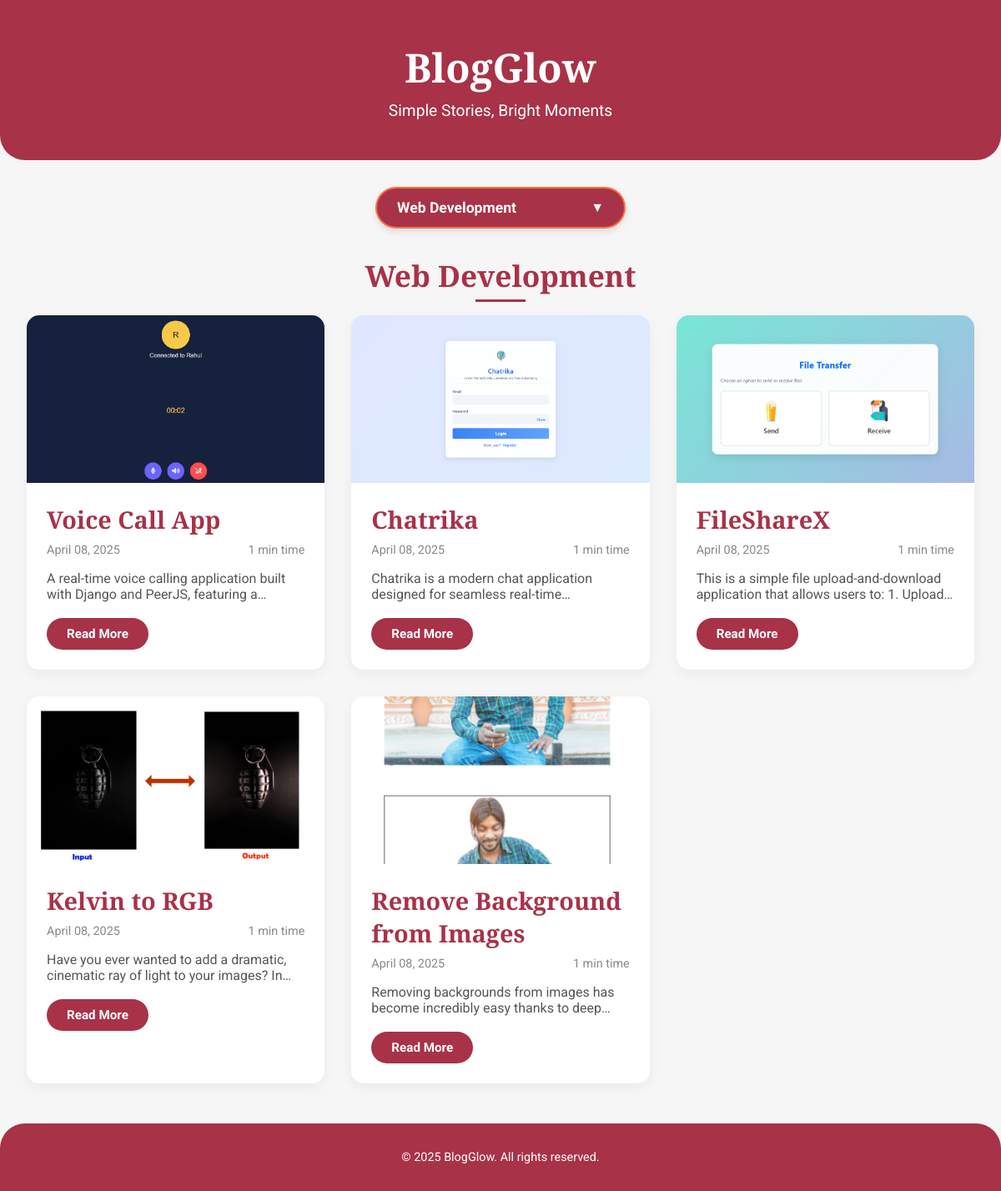
Page /api/ on the committed database.
### app/models.py (models this page shows, shortened)
class Project(models.Model):
    CATEGORY_CHOICES = (
        ('web', 'Web Development'),
        ('data', 'Data Analytics'),
        ('cloud', 'Clouds'),
    )
    title = models.CharField(max_length=200)
    description = models.TextField()
    image = models.ImageField(upload_to='project_images/', blank=True, null=True)
    technologies_used = models.TextField(blank=True)
    issues_faced = models.TextField(blank=True)
    category = models.CharField(max_length=50, choices=CATEGORY_CHOICES, default='web')  # Added category field
    created_at = models.DateTimeField(auto_now_add=True)
    updated_at = models.DateTimeField(auto_now=True)

### app/views.py (the view)
# urls.py: 2. Add a URL to urlpatterns:  path('', views.home, name='home')
def home(request):
    web_projects = Project.objects.filter(category='web')
    data_projects = Project.objects.filter(category='data')
    cloud_projects = Project.objects.filter(category='cloud')
    for project in web_projects:
        if not hasattr(project, 'read_time'):
            word_count = len(project.description.split())
            project.read_time = max(1, round(word_count / 200))  # 200 words per minute
    for project in data_projects:
        if not hasattr(project, 'read_time'):
            word_count = len(project.description.split())
            project.read_time = max(1, round(word_count / 200))
    for project in cloud_projects:
        if not hasattr(project, 'read_time'):
            word_count = len(project.description.split())
            project.read_time = max(1, round(word_count / 200))
    return render(request, 'home.html', {
        'web_projects': web_projects,
        'data_projects': data_projects,
        'cloud_projects': cloud_projects,
    })

### app/templates/home.html (shortened to what this page needs)
<!DOCTYPE html>
<html lang="en">
<head>
</head>
<body>
    <header class="header">
        <h1>BlogGlow</h1>
        <p>Simple Stories, Bright Moments</p>
    </header>
    <div class="container">
        <div class="dropdown-container">
            <div class="custom-select">
                <div class="select-trigger" data-value="web">Web Development</div>
            </div>
        </div>
        <div class="category-section active" id="webSection">
            <h2 class="category-title">Web Development</h2>
            <div class="blog-grid">
                {% for project in web_projects %}
                    <article class="blog-post">
                        {% if project.image %}
                            <div class="blog-image">
                                <img src="{{ project.image.url }}" alt="{{ project.title }}">
                            </div>
                        {% endif %}
                        <div class="blog-content">
                            <h2 class="blog-title">{{ project.title }}</h2>
                            <div class="blog-meta">
                                <span>{{ project.created_at|date:"F d, Y" }}</span>
                                <span>{{ project.read_time }} min time</span>
                            </div>
                            <p class="blog-excerpt">{{ project.description }}</p>
                            <a href="{% url 'project-detail' project.id %}" class="read-more">Read More</a>
                        </div>
                    </article>
                {% endfor %}
            </div>
        </div>
    </div>
    <footer class="footer">
        <p>© 2025 BlogGlow. All rights reserved.</p>
    </footer>
</body>
</html>

### app/templates/home.html (style rules this page uses)
* { margin: 0; padding: 0; box-sizing: border-box; }
body { font-family: 'Roboto', sans-serif; background: #f5f6f5; color: #333; }
.header { background: #a83248; padding: 3rem 2rem; text-align: center; color: #fff; border-bottom-left-radius: 30px; border-bottom-right-radius: 30px; }
.header h1 { font-family: 'Playfair Display', serif; font-size: clamp(1.8rem, 5vw, 3rem); font-weight: 700; }
.header p { font-size: clamp(1rem, 3vw, 1.2rem); margin-top: 0.5rem; font-weight: 400; }
.container { max-width: 1200px; margin: 2rem auto; padding: 0 clamp(1rem, 3vw, 2rem); }
.category-section { margin-bottom: 3rem; display: none; }
.category-section.active { display: block; }
.category-title { font-family: 'Playfair Display', serif; font-size: clamp(1.6rem, 4vw, 2.2rem); color: #a83248; margin-bottom: 1.5rem; text-align: center; position: relative; }
.category-title::after { content: ''; width: 60px; height: 3px; background: #a83248; position: absolute; bottom: -8px; left: 50%; transform: translateX(-50%); }
.dropdown-container { text-align: center; margin-bottom: 2rem; }
.custom-select { position: relative; display: inline-block; width: clamp(200px, 50vw, 300px); }
.select-trigger { display: flex; align-items: center; justify-content: space-between; padding: clamp(0.6rem, 2vw, 0.8rem) clamp(1rem, 2vw, 1.5rem); font-family: 'Roboto', sans-serif; font-size: clamp(0.9rem, 2.5vw, 1.1rem); font-weight: 700; color: #fff; background: #a83248; border: 2px solid #ff7043; border-radius: 25px; box-shadow: 0 4px 10px rgba(0, 0, 0, 0.1); cursor: pointer; transition: all 0.3s ease; }
.select-trigger::after { content: '\25BC'; font-size: clamp(0.8rem, 2vw, 1rem); color: #fff; }
.blog-grid { display: grid; grid-template-columns: repeat(auto-fit, minmax(clamp(260px, 30vw, 320px), 1fr)); gap: clamp(1rem, 3vw, 2rem); }
.blog-post { background: #fff; border-radius: 15px; overflow: hidden; box-shadow: 0 5px 15px rgba(0, 0, 0, 0.05); transition: transform 0.3s ease, box-shadow 0.3s ease; }
.blog-image { position: relative; padding-top: 56.25%; overflow: hidden; background: #eee; }
.blog-image img { position: absolute; top: 0; left: 0; width: 100%; height: 100%; object-fit: cover; object-position: center; transition: transform 0.3s ease; }
.blog-content { padding: clamp(1rem, 2vw, 1.5rem); }
.blog-title { font-family: 'Playfair Display', serif; font-size: clamp(1.4rem, 3vw, 1.8rem); font-weight: 700; color: #a83248; margin-bottom: 0.6rem; }
.blog-meta { font-size: clamp(0.8rem, 2vw, 0.9rem); color: #888; margin-bottom: 1rem; display: flex; justify-content: space-between; }
.blog-excerpt { color: #555; font-size: clamp(0.9rem, 2.5vw, 1rem); margin-bottom: 1.2rem; display: -webkit-box; -webkit-line-clamp: 2; -webkit-box-orient: vertical; overflow: hidden; }
.read-more { display: inline-block; padding: clamp(0.5rem, 1.5vw, 0.6rem) clamp(1rem, 2vw, 1.5rem); background: #a83248; color: #fff; text-decoration: none; border-radius: 25px; font-family: 'Roboto', sans-serif; font-weight: 700; font-size: clamp(0.85rem, 2vw, 0.95rem); transition: background 0.3s ease, transform 0.3s ease; }
.footer { background: #a83248; color: #fff; text-align: center; padding: clamp(1.5rem, 3vw, 2rem); margin-top: 3rem; border-top-left-radius: 30px; border-top-right-radius: 30px; }
.footer p { font-size: clamp(0.8rem, 2vw, 0.9rem); }

### rows in the picture
Project: image (picture), title "Voice Call App", created_at "April 08, 2025", read_time "1", description "A real-time voice calling application built with Django and PeerJS, featuring…"
Project: image (picture), title "Chatrika", created_at "April 08, 2025", read_time "1", description "Chatrika is a modern chat application designed for seamless…"
Project: image (picture), title "FileShareX", created_at "April 08, 2025", read_time "1", description "This is a simple file upload-and-download application that allows users to: 1.…"
Project: image (picture), title "Kelvin to RGB", created_at "April 08, 2025", read_time "1", description "Have you ever wanted to add a dramatic, cinematic ray of light to your images?…"
Project: image (picture), title "Remove Background from Images", created_at "April 08, 2025", read_time "1", description "Removing backgrounds from images has become incredibly easy thanks to…"
